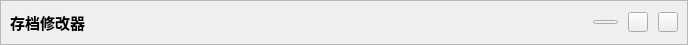
<?xml version="1.0" encoding="UTF-8"?>
<ui version="4.0">
 <class>MainTitleBar</class>
 <widget class="QWidget" name="MainTitleBar">
  <property name="geometry">
   <rect>
    <x>0</x>
    <y>0</y>
    <width>688</width>
    <height>45</height>
   </rect>
  </property>
  <property name="windowTitle">
   <string>Form</string>
  </property>
  <property name="styleSheet">
   <string notr="true"/>
  </property>
  <layout class="QVBoxLayout" name="verticalLayout">
   <property name="spacing">
    <number>0</number>
   </property>
   <property name="leftMargin">
    <number>0</number>
   </property>
   <property name="topMargin">
    <number>0</number>
   </property>
   <property name="rightMargin">
    <number>0</number>
   </property>
   <property name="bottomMargin">
    <number>0</number>
   </property>
   <item>
    <widget class="QFrame" name="frameBorder">
     <property name="frameShape">
      <enum>QFrame::StyledPanel</enum>
     </property>
     <property name="frameShadow">
      <enum>QFrame::Raised</enum>
     </property>
     <layout class="QHBoxLayout" name="horizontalLayout">
      <property name="spacing">
       <number>10</number>
      </property>
      <property name="leftMargin">
       <number>9</number>
      </property>
      <property name="topMargin">
       <number>9</number>
      </property>
      <property name="rightMargin">
       <number>9</number>
      </property>
      <property name="bottomMargin">
       <number>9</number>
      </property>
      <item>
       <widget class="QLabel" name="labelTitleName">
        <property name="font">
         <font>
          <family>微软雅黑</family>
          <pointsize>11</pointsize>
          <weight>75</weight>
          <bold>true</bold>
         </font>
        </property>
        <property name="text">
         <string>存档修改器</string>
        </property>
        <property name="scaledContents">
         <bool>true</bool>
        </property>
       </widget>
      </item>
      <item>
       <widget class="QLabel" name="labelImage">
        <property name="minimumSize">
         <size>
          <width>25</width>
          <height>25</height>
         </size>
        </property>
        <property name="maximumSize">
         <size>
          <width>25</width>
          <height>25</height>
         </size>
        </property>
        <property name="font">
         <font>
          <weight>75</weight>
          <bold>true</bold>
         </font>
        </property>
        <property name="text">
         <string/>
        </property>
        <property name="pixmap">
         <pixmap resource="../res.qrc">:/res/res/image/image.png</pixmap>
        </property>
        <property name="scaledContents">
         <bool>true</bool>
        </property>
       </widget>
      </item>
      <item>
       <spacer name="horizontalSpacer">
        <property name="orientation">
         <enum>Qt::Horizontal</enum>
        </property>
        <property name="sizeHint" stdset="0">
         <size>
          <width>492</width>
          <height>20</height>
         </size>
        </property>
       </spacer>
      </item>
      <item>
       <widget class="QPushButton" name="pushButtonMin">
        <property name="minimumSize">
         <size>
          <width>25</width>
          <height>4</height>
         </size>
        </property>
        <property name="maximumSize">
         <size>
          <width>25</width>
          <height>4</height>
         </size>
        </property>
        <property name="font">
         <font>
          <pointsize>6</pointsize>
         </font>
        </property>
        <property name="styleSheet">
         <string notr="true"/>
        </property>
        <property name="text">
         <string/>
        </property>
       </widget>
      </item>
      <item>
       <widget class="QPushButton" name="pushButtonNormalMax">
        <property name="minimumSize">
         <size>
          <width>20</width>
          <height>20</height>
         </size>
        </property>
        <property name="maximumSize">
         <size>
          <width>20</width>
          <height>20</height>
         </size>
        </property>
        <property name="font">
         <font>
          <pointsize>6</pointsize>
         </font>
        </property>
        <property name="styleSheet">
         <string notr="true"/>
        </property>
        <property name="text">
         <string/>
        </property>
       </widget>
      </item>
      <item>
       <widget class="QPushButton" name="pushButtonClose">
        <property name="minimumSize">
         <size>
          <width>20</width>
          <height>20</height>
         </size>
        </property>
        <property name="maximumSize">
         <size>
          <width>20</width>
          <height>20</height>
         </size>
        </property>
        <property name="text">
         <string/>
        </property>
       </widget>
      </item>
     </layout>
    </widget>
   </item>
  </layout>
 </widget>
 <resources>
  <include location="../res.qrc"/>
 </resources>
 <connections/>
</ui>
